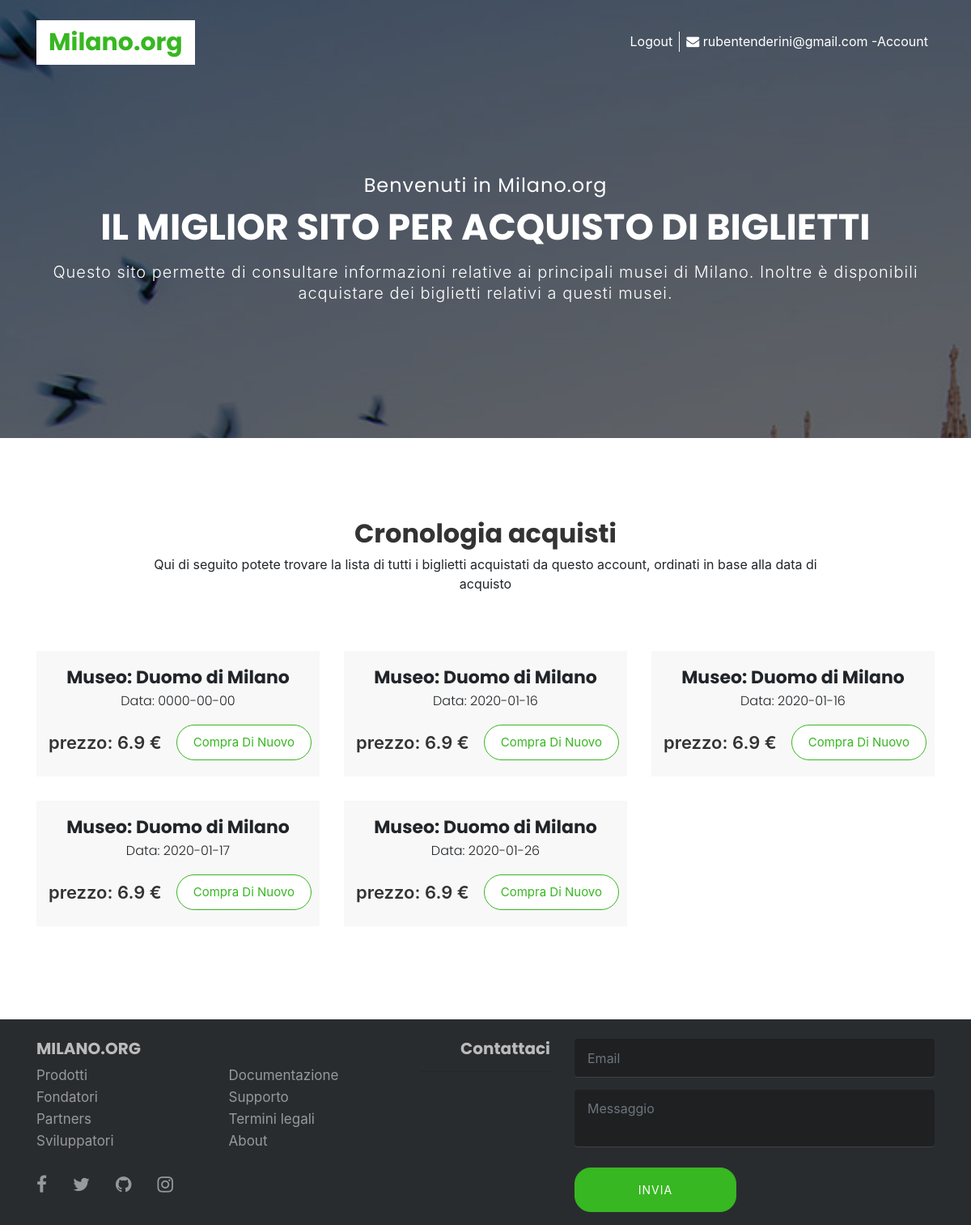
Page /account.php (signed in) on the committed database.
### tables this page shows
CREATE TABLE `tickets` (
  `id_ticket` int(255) NOT NULL,
  `id_user` int(255) DEFAULT NULL,
  `id_museo` int(10) NOT NULL,
  `codice` text NOT NULL,
  `data_acquisto` date NOT NULL,
  `convalidato` varchar(1) NOT NULL
);

CREATE TABLE `musei` (
  `id_museo` int(10) NOT NULL,
  `nome` text NOT NULL,
  `descrizione` text NOT NULL,
  `costo` float NOT NULL,
  `apertura` text NOT NULL,
  `chiusura` text NOT NULL,
  `immagine` text NOT NULL,
  `attivo` varchar(1) NOT NULL
);

### includes/acquisto.php (the view, shortened to what this page needs)
<?php
$data = $acquisto['data_acquisto'];
$id_museo = $acquisto['id_museo'];
$query_m = "SELECT nome, costo FROM musei WHERE id_museo = $id_museo";
$ris = $db->query($query_m);
$info_museo = $ris->fetch_array();
$museo = $info_museo['nome'];
$costo = $info_museo['costo'];
print
"<div class='col-md-4'>
    <div class='mu-featured-tours-single'>
        <div class='mu-featured-tours-single-info'>
            <h3>Museo: $museo</h3>
            <h4>Data: $data</h4>
            <span class='mu-price-tag'>prezzo: $costo €</span>
            <a href='info_museo.php?id=$id_museo' class='mu-book-now-btn'>Compra di nuovo</a>
        </div>
    </div>
</div>";

### account.php
<html lang="it">
  <?php include "includes/head.php" ?>
    <body>
        <?php include "includes/header.php";?>
        <section id="mu-featured-tours">
                <div class="container">
                        <div class="row">
                                <div class="col-md-12">
                                        <div class="mu-featured-tours-area">
                                                <h2>Cronologia acquisti</h2>
                                                <p class="mu-title-content">Qui di seguito potete trovare la lista di tutti i biglietti acquistati da questo account, ordinati in base alla data di acquisto</p>
                                                <div class="mu-featured-tours-content">
                                                        <div class="row">
                                                            <?php include "includes/stampa_acquisti.php";?>
                                                        </div>
                                                </div>
                                        </div>
                                </div>
                        </div>
                </div>
        </section>
    </body>
    <?php include "includes/footer.php";?>
</html>

### includes/head.php (shortened to what this page needs)
<head>
    <link href="https://maxcdn.bootstrapcdn.com/font-awesome/4.6.3/css/font-awesome.min.css" rel="stylesheet">
    <link rel="stylesheet" href="https://maxcdn.bootstrapcdn.com/bootstrap/4.0.0-beta/css/bootstrap.min.css">
    <link href="assets/css/slick.css" rel="stylesheet">
    <link id="switcher" href="assets/css/theme-color/default-theme.css" rel="stylesheet">
    <link href="style.css" rel="stylesheet">
</head>

### includes/header.php
<?php
if(isset($_SESSION['sessione']))
{
    if(isset($_SESSION['mail']))
    {
        $mail = $_SESSION['mail'];
        $logout = True;
    }
}
?>
<header id="mu-hero">
        <div class="container">
                <div class="mu-hero-area">
                        <div class="mu-hero-top">
                                <div class="mu-logo-area">
                                        <a class="mu-logo" href="index.php"><span>Milano.org</span></a>
                                </div>
                                <div class="mu-hero-top-info">
                                        <ul>
                                                <li>
                                                        <i class="fa fa-envelope" aria-hidden="true"></i>
                                                        <span><?php if(isset($mail)) print "<a href='account.php'>$mail -Account</a>"; else print "Accesso non effettuato";?></span>
                                                </li>
                                                <li>
                                                        <div class="mu-telephone">
                                                            <?php
                                                            if(isset($logout))
                                                                print "<a href='parts/logout.php'>Logout</a>";
                                                            else
                                                                print "<a href='login.php'>Login</a>";
                                                            ?>
                                                        </div>
                                                </li>
                                        </ul>
                                </div>
                        </div>
                        <div class="mu-hero-featured-area">
                                <div class="mu-hero-featured-content">
                                        <h2>Benvenuti in Milano.org</h2>
                                        <h1>IL MIGLIOR SITO PER ACQUISTO DI BIGLIETTI</h1>
                                        <p>Questo sito permette di consultare informazioni relative ai principali musei di Milano. Inoltre è disponibili acquistare dei biglietti relativi a questi musei.</p>
                                </div>
                        </div>
                </div>
        </div>
</header>

### includes/stampa_acquisti.php
<?php
$id_user = $_SESSION['id_user'];
$query = "SELECT * FROM tickets WHERE id_user = $id_user";
$ris = $db->query($query);
if($ris->num_rows == 0)
{
    print "Al momento nessun acquisto è stato eseguito da questo account.";
}
else
{
    $acquisti = $ris;
    foreach($acquisti as $acquisto)
    {
        include "includes/acquisto.php";
    }
}

### includes/footer.php (shortened to what this page needs)
<footer class="mu-footer">
    <div class="container">
        <div class="row">
            <div class="col-md-5">
                <br>
                <h5>MILANO.ORG</h5>
                <div class="row">
                    <div class="col-6">
                        <ul class="list-unstyled">
                            <li><a href="">Prodotti</a></li>
                            <li><a href="">Fondatori</a></li>
                            <li><a href="">Partners</a></li>
                            <li><a href="">Sviluppatori</a></li>
                        </ul>
                    </div>
                    <div class="col-6">
                        <ul class="list-unstyled">
                            <li><a href="">Documentazione</a></li>
                            <li><a href="">Supporto</a></li>
                            <li><a href="">Termini legali</a></li>
                            <li><a href="">About</a></li>
                        </ul>
                    </div>
                </div>
                <br>
                <ul class="nav">
                    <li class="nav-item"><a href="" class="nav-link pl-0"><i class="fa fa-facebook fa-lg"></i></a></li>
                    <li class="nav-item"><a href="" class="nav-link"><i class="fa fa-twitter fa-lg"></i></a></li>
                    <li class="nav-item"><a href="" class="nav-link"><i class="fa fa-github fa-lg"></i></a></li>
                    <li class="nav-item"><a href="" class="nav-link"><i class="fa fa-instagram fa-lg"></i></a></li>
                </ul>
                <br>
            </div>
            <div class="col-md-2">
                <br>
                <h5 class="text-md-right">Contattaci</h5>
                <hr>
            </div>
            <div class="col-md-5">
                <br>
                <form id="contattaci" action="parts/contattaci.php" method="post">
                    <fieldset class="form-group">
                        <input id="mail_c" type="email" class="form-control" placeholder="Email" name="mail">
                    </fieldset>
                    <fieldset class="form-group">
                        <textarea id="messaggio_c" class="form-control" placeholder="Messaggio" name="messaggio"></textarea>
                    </fieldset>
                    <fieldset class="form-group text-xs-right">
                        <button name="act" value="invia" id="invia_c" type="button" class="mu-send-msg-btn">invia</button>
                    </fieldset>
                </form>
            </div>
        </div>
    </div>
</footer>

### assets/css/theme-color/default-theme.css (style rules this page uses)
#mu-video:after, #mu-hero:after { background-color: rgba(0,0,0,0.7); }
a:hover, a:focus, .mu-book-now-btn, .mu-copy-right a:hover, .mu-copy-right a:focus, .mu-send-msg-btn:hover, .mu-send-msg-btn:focus, .mu-logo, .mu-logo:hover, .mu-logo:focus, .mu-client-quote, .mu-clients-slider .slick-prev, .mu-clients-slider .slick-next, .mu-clients-slider .slick-prev::before, .mu-clients-slider .slick-next::before, .my-why-us-single-icon { color: #37b721; }
.mu-contact-form .form-control:focus, .mu-featured-tours-single-info .mu-book-now-btn { border: 1px solid #37b721; }
.mu-send-msg-btn, .mu-send-msg-btn:focus, .mu-register-btn:hover, .mu-register-btn:focus { border: 1px solid #37b721; background-color: #37b721; }

### rows in the picture
tickets: id_museo.nome "Duomo di Milano", data_acquisto "0000-00-00", id_museo.costo "6.9"
tickets: id_museo.nome "Duomo di Milano", data_acquisto "2020-01-16", id_museo.costo "6.9"
tickets: id_museo.nome "Duomo di Milano", data_acquisto "2020-01-16", id_museo.costo "6.9"
tickets: id_museo.nome "Duomo di Milano", data_acquisto "2020-01-17", id_museo.costo "6.9"
tickets: id_museo.nome "Duomo di Milano", data_acquisto "2020-01-26", id_museo.costo "6.9"

### other values in the picture
$mail "rubentenderini@gmail.com"
